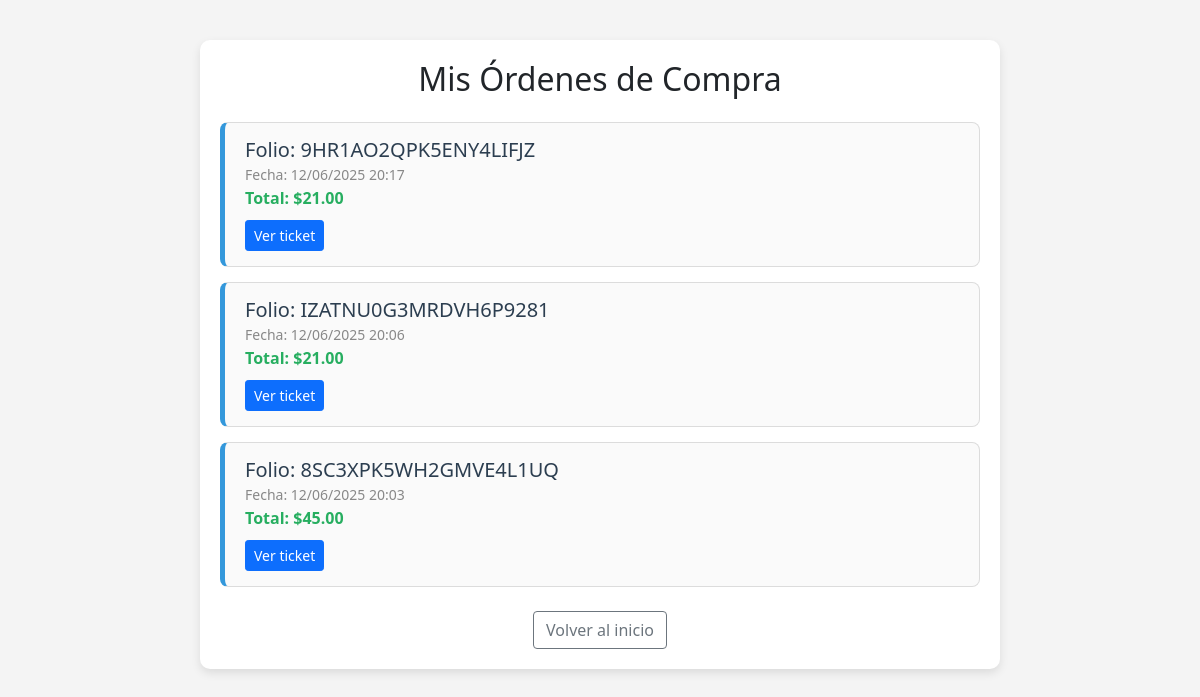
The app's page /mis_ordenes.php (signed in) with its own data.
### tables this page shows
CREATE TABLE `ordenes` (
  `id` int(11) NOT NULL,
  `usuario_id` int(11) DEFAULT NULL,
  `folio` varchar(20) DEFAULT NULL,
  `total` decimal(10,2) DEFAULT NULL,
  `fecha` datetime DEFAULT current_timestamp()
);

### mis_ordenes.php (the view, shortened to what this page needs)
<?php
include 'db.php';
$userId = $_SESSION['id'] ?? null;
$query = "SELECT * FROM ordenes WHERE usuario_id = ? ORDER BY fecha DESC";
$stmt = $conn->prepare($query);
$stmt->bind_param("i", $userId);
$stmt->execute();
$result = $stmt->get_result();
?>
<!DOCTYPE html>
<html lang="es">
<head>
    <link href="https://cdn.jsdelivr.net/npm/bootstrap@5.1.4/dist/css/bootstrap.min.css" rel="stylesheet">
</head>
<body>
    <div class="ordenes-container">
        <h2 class="mb-4 text-center">Mis Órdenes de Compra</h2>
        <?php if ($result->num_rows > 0): ?>
        <?php while ($orden = $result->fetch_assoc()): ?>
        <div class="orden-card">
            <h5>Folio: <?php echo $orden['folio']; ?></h5>
            <small>Fecha: <?php echo date('d/m/Y H:i', strtotime($orden['fecha'])); ?></small><br>
            <span class="total">Total: $<?php echo number_format($orden['total'], 2); ?></span><br>
            <a href="ver_orden.php?folio=<?php echo $orden['folio']; ?>" class="btn btn-primary btn-sm">Ver ticket</a>
        </div>
        <?php endwhile; ?>
        <?php else: ?>
        <p class="text-center text-muted">No has realizado ninguna compra todavía.</p>
        <?php endif; ?>
        <div class="text-center mt-4">
            <a href="index.php" class="btn btn-outline-secondary">Volver al inicio</a>
        </div>
    </div>
</body>
</html>

### mis_ordenes.php (style rules this page uses)
body { background-color: #f4f4f4; font-family: 'Segoe UI', Tahoma, Geneva, Verdana, sans-serif; }
.ordenes-container { max-width: 800px; margin: 40px auto; padding: 20px; background-color: #fff; border-radius: 10px; box-shadow: 0 4px 10px rgba(0, 0, 0, 0.1); }
.orden-card { border: 1px solid #dcdcdc; border-left: 5px solid #3498db; padding: 15px 20px; border-radius: 8px; margin-bottom: 15px; background-color: #fafafa; }
.orden-card h5 { margin: 0; color: #2c3e50; }
.orden-card small { color: #888; }
.orden-card .total { color: #27ae60; font-weight: bold; }
.orden-card .btn { margin-top: 10px; }

### records on screen
ordenes: folio "9HR1AO2QPK5ENY4LIFJZ", fecha "12/06/2025 20:17", total "21.00"
ordenes: folio "IZATNU0G3MRDVH6P9281", fecha "12/06/2025 20:06", total "21.00"
ordenes: folio "8SC3XPK5WH2GMVE4L1UQ", fecha "12/06/2025 20:03", total "45.00"
